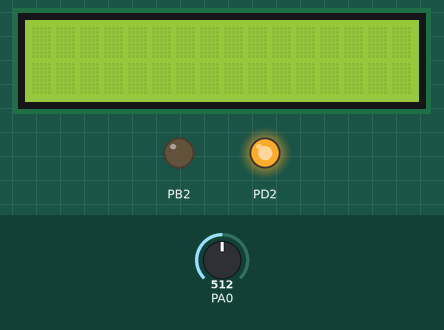
Bench run of a program on a simulated ATmega32, built with avr-gcc and emulated at 16 MHz. On the bench: 16×2 character LCD, output pins drawn as LEDs (lit = HIGH). Wiring (inferred from the names in the program): character LCD (HD44780): RS PB1; E PB3; data PA4, PA5, PA6, PA7. The test bench sets the inputs (shaded band); at power-on: PA0 = 512. Pins used as bus, display or sensor lines are not drawn.

Above: at 0.2 s.
Timing chart, 0 to 1.7 s (numbered marks = the images above):
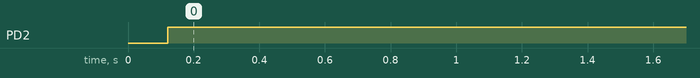

The program:

main.c
```c
/*
 * glove_for_deaf.c
 *
 * Created: 07/02/2022 01:57:18
 * Author : 123
 */
#define F_CPU 16000000UL
#include <avr/io.h>
#include  "ADC.h"
#include  "STD_Types.h"
#include   "StringHandler.h"
#include  "LCD.h"
#include  "Bitwise.h"
#include  "Dio.h"
#include "Sign_Processing.h"
#include <avr/interrupt.h>


int main(void)
{	//setting ADC interrupt

	  ADC_Init();
	  ADC_ChannelInit(0);
	  LCD_Init();
	  sei();  //enable all interrupts
	  SetBit(ADCSRA,ADIE); //enable ADC interrupt
	  SetBit(ADCSRA,ADSC);


	//setting selector pins as outputs

	Dio_PinSetDirection(B,0,PinOutput);  //Selector0
	Dio_PinSetDirection(D,6,PinOutput); //Selector1
	Dio_PinSetDirection(D,2,PinOutput); //Selector2
	Dio_PinPullupState(B,0,Active);
	Dio_PinPullupState(D,6,Active);
	Dio_PinPullupState(D,2,Active);


	Sign_ClearAll();

    while (1)
    {

    }
}


ISR(ADC_vect)
{
	    Sign_Read();
        //Sign_Values();
		Sign_Represent();
	    _delay_ms(2000);
}
```

ADC.c
```c
#include "ADC.h"
void ADC_Init(void)
{
	ADCSRA |= (1<<ADEN) ; //enable  ADC
 	SetBit(ADMUX,REFS0) ; //set Vref to Vcc
 	ClearBit(ADMUX,REFS1); //set Vref to Vcc

	ClearBit(ADCSRA,ADPS1);
    SetBit(ADCSRA,ADPS0);
	SetBit(ADCSRA,ADPS2);

	//ADCSRA |= (1<<ADPS0) | (1<<ADPS1) | (1<<ADPS2);  //conversion set to 128
}

void ADC_ChannelInit(uint8 ADC_Channel)
{

			Dio_PinSetDirection(A,ADC_Channel,PinInput);   //set input channel
			ADMUX= (ADMUX & ~0x1F) | (ADC_Channel & 0x1F) ;    //bits for setting the required channel  (clear ADMUX then setting required channel)

}
void ADC_ReadChannel(uint8 ADC_Channel , uint16* Adc_Data)
{
	ADCSRA |= (1<<ADSC) ;  //activate conversion bit
	while (GetBit(ADCSRA,ADIF) == 0);  //wait for conversion
	*Adc_Data = ADCL ;
	*Adc_Data |= (uint16) (ADCH<<8) ;   //read value from register;
}


// 	DDRA &=~ (1<<PA1) ; // 1
// 	ADCSRA |= (1<<ADEN) ; // 2
// 	ADCSRA |= (1<<ADPS0) | (1<<ADPS1) | (1<<ADPS2);
// 	SetBit(ADMUX,REFS0) ;
// 	ClearBit(ADMUX,REFS1);
// 	SetBit(ADMUX,MUX0);
// 	ADMUX &= ~ (1<<MUX1) & ~ (1<<MUX2) & ~ (1<<MUX3) & ~ (1<<MUX4);
```

ADC.h
```c
#ifndef ADC_H_
#define ADC_H_
#include <avr/io.h>
#include "STD_Types.h"
#include "Bitwise.h"
#include "Dio.h"
#define ADC0 0
#define ADC1 1
#define ADC2 2
#define ADC3 3
#define ADC4 4
#define ADC5 5
#define ADC6 6
#define ADC7 7    //ADC channels

void ADC_Init(void) ;
void ADC_ChannelInit(uint8 ADC_Channel);
void ADC_ReadChannel(uint8 ADC_Channel , uint16* Adc_Data) ;

#endif /* ADC_H_ */
```

Bitwise.h
```c
#ifndef BITWISE_H
#define BITWISE_H
#define SetBit(Byte,BitPosition) Byte|=(1<<BitPosition)
#define ClearBit(Byte,BitPosition) Byte&=~(1<<BitPosition)
#define ToggleBit(Byte,BitPosition) Byte^=(1<<BitPosition)
#define GetBit(Byte,BitPosition) (Byte>>BitPosition &0x01)
#endif
```

Sign_Processing.h
```c
/*
 * Sign.h
 *
 * Created: 08/02/2022 22:43:59
 *  Author: 123
 */


#ifndef SIGN_H_
#define SIGN_H_

void Selector_Set(uint8 Selector_Value);
void Sign_Read(void);
void Sign_Values(void);
void Sign_ClearAll(void);
void Sign_Represent(void);
#endif /* SIGN_H_ */
```

Sign_processing.c
```c
/*
 * Demultiplexer.c
 *
 * Created: 10/02/2022 23:54:12
 *  Author: 123
 */
#include "ADC.h"
#include "LCD.h"
#include "StringHandler.h"
#include "STD_Types.h"
#include "Dio.h"
#include  "Sign_Processing.h"

enum Fingers{Thumb,Index,Middle,Ring,Little};
uint8 i=0;
uint16 Thumb_Value=0;
uint16 Index_Value=0;
uint16 Middle_Value=0;
uint16 Ring_Value=0;
uint16 Little_Value=0;
uint8 Thumb_String[5];
uint8 Index_String[5];
uint8 Middle_String[5];
uint8 Ring_String[5];
uint8 Little_String[5];

//signs

uint8 String0[]={"Hello"};
uint8 String1[]={"I Love You"};
uint8 String2[]={"See You Later"};
uint8 String3[]={"No"};
uint8 String4[]={"Goodbye"};
uint8 String5[]={"This is Terrible"};
uint8 String6[]={"You"};
uint8 String7[]={"OK"};
uint8 String8[]={"I really like u"};
uint8 String9[]={"Good Job"};
uint8 String10[]={"I am Watching u"};
uint8 String11[]={"Peace"};
uint8 String12[]={"Question"};
uint8 String13[]={"Perfect"};
uint8 String14[]={"I am not sure"};


void Sign_Read()
{
	for(i=0;i<5;i++)
	{
	 switch(i)
	 {
	   case 0:
	 Selector_Set(Thumb) ;
	 U16HEX2String(Thumb_Value,Thumb_String);
	   break;

	   case 1:
     Selector_Set(Index);
     U16HEX2String(Index_Value,Index_String);
       break;

	   case 2:
     Selector_Set(Middle);
     U16HEX2String(Middle_Value,Middle_String);
       break;

	   case 3:
     Selector_Set(Ring);
     U16HEX2String(Ring_Value,Ring_String);
	   break;

	   case 4:
	 Selector_Set(Little);
	 U16HEX2String(Little_Value,Little_String);
	   break;
	 }
	}
}

void Selector_Set(uint8 Selector_Value)
{
	switch(Selector_Value)
	{

		case 0:
	Dio_PinWrite(B,0,PinLow);
	Dio_PinWrite(D,6,PinLow);
	Dio_PinWrite(D,2,PinLow);
    ADC_ReadChannel(0,&Thumb_Value);
		break;


	    case 1:
	Dio_PinWrite(B,0,PinHigh);
	Dio_PinWrite(D,6,PinLow);
	Dio_PinWrite(D,2,PinLow);
	ADC_ReadChannel(0,&Index_Value);
		break;


	    case 2:
	Dio_PinWrite(B,0,PinLow);
	Dio_PinWrite(D,6,PinHigh);
	Dio_PinWrite(D,2,PinLow);
    ADC_ReadChannel(0,&Middle_Value);
		break;


	    case 3:
	Dio_PinWrite(B,0,PinHigh);
	Dio_PinWrite(D,6,PinHigh);
	Dio_PinWrite(D,2,PinLow);
	ADC_ReadChannel(0,&Ring_Value);
	    break;


	    case 4:
	Dio_PinWrite(B,0,PinLow);
	Dio_PinWrite(D,6,PinLow);
    Dio_PinWrite(D,2,PinHigh);
    ADC_ReadChannel(0,&Little_Value);
	    break;

	   default:
       break;

	}
}

void Sign_Values(void)    //displays values of flex sensors
{
	LCD_Command(ClearDispaly);
	LCD_Postion(1,1);
	LCD_DataString(Thumb_String);
	LCD_Postion(1,6);
	LCD_DataString(Index_String);
	LCD_Postion(1,11);
	LCD_DataString(Middle_String);
	LCD_Postion(2,1);
	LCD_DataString(Ring_String);
	LCD_Postion(2,6);
	LCD_DataString(Little_String);
}

void Sign_ClearAll()
{
	Thumb_String[0]=0;
	Thumb_String[1]=0;
	Thumb_String[2]=0;
	Thumb_String[3]=0;
	Thumb_String[4]=0;

	Middle_String[0]=0;
	Middle_String[1]=0;
	Middle_String[2]=0;
	Middle_String[3]=0;
	Middle_String[4]=0;

	Index_String[0]=0;
	Index_String[1]=0;
	Index_String[2]=0;
	Index_String[3]=0;
	Index_String[4]=0;

	Ring_String[0]=0;
	Ring_String[1]=0;
	Ring_String[2]=0;
	Ring_String[3]=0;
	Ring_String[4]=0;

	Little_String[0]=0;
	Little_String[1]=0;
	Little_String[2]=0;
	Little_String[3]=0;
	Little_String[4]=0;


}

void Sign_Represent()    //displays the equivalent word for each sign detected
{
	//Hello
	if((Thumb_Value>=0x0305)&&(Thumb_Value<=0x0321)&&(Index_Value>=0x0310)&&(Index_Value<=0x0330)&&(Middle_Value>=0x0310)&&(Middle_Value<=0x0337)&&(Ring_Value>=0x030A)&&(Ring_Value<=0x032F)&&(Little_Value>=0x033D)&&(Little_Value<=0x035F))
	{
		LCD_Command(ClearDispaly);
		LCD_DataString(String0);
	}

	//I Love You
	else if((Thumb_Value>=0x0310)&&(Thumb_Value<=0x0325)&&(Index_Value>=0x030A)&&(Index_Value<=0x0328)&&(Middle_Value>=0x0380)&&(Middle_Value<=0x0395)&&(Ring_Value>=0x0355)&&(Ring_Value<=0x0375)&&(Little_Value>=0x0340)&&(Little_Value<=0x0360))
	{
		LCD_Command(ClearDispaly);
		LCD_DataString(String1);
	}

	//See You Later
   else if((Thumb_Value>=0x0316)&&(Thumb_Value<=0x032B)&&(Index_Value>=0x0310)&&(Index_Value<=0x032C)&&(Middle_Value>=0x037A)&&(Middle_Value<=0x039A)&&(Ring_Value>=0x035F)&&(Ring_Value<=0x037F)&&(Little_Value>=0x0385)&&(Little_Value<=0x03AF))
   {
	   LCD_Command(ClearDispaly);
	   LCD_DataString(String2);
   }

  //No
    else if((Thumb_Value>=0x0300)&&(Thumb_Value<=0x0315)&&(Index_Value>=0x0385)&&(Index_Value<=0x039F)&&(Middle_Value>=0x0380)&&(Middle_Value<=0x0395)&&(Ring_Value>=0x0368)&&(Ring_Value<=0x0385)&&(Little_Value>=0x0390)&&(Little_Value<=0x03A6))
    {
	    LCD_Command(ClearDispaly);
	    LCD_DataString(String3);
    }

	//Goodbye
	  else if((Thumb_Value>=0x036C)&&(Thumb_Value<=0x0380)&&(Index_Value>=0x0307)&&(Index_Value<=0x0320)&&(Middle_Value>=0x0315)&&(Middle_Value<=0x032F)&&(Ring_Value>=0x0300)&&(Ring_Value<=0x0315)&&(Little_Value>=0x032E)&&(Little_Value<=0x0340))
	  {
		  LCD_Command(ClearDispaly);
		  LCD_DataString(String4);
	  }

	   //This is Terrible
	   else if((Thumb_Value>=0x0379)&&(Thumb_Value<=0x038F)&&(Index_Value>=0x0319)&&(Index_Value<=0x032F)&&(Middle_Value>=0x037C)&&(Middle_Value<=0x0399)&&(Ring_Value>=0x0359)&&(Ring_Value<=0x0379)&&(Little_Value>=0x0340)&&(Little_Value<=0x0367))
	   {
		   LCD_Command(ClearDispaly);
		   LCD_DataString(String5);
	   }

	   //You
	   else if((Thumb_Value>=0x037F)&&(Thumb_Value<=0x039C)&&(Index_Value>=0x0319)&&(Index_Value<=0x032C)&&(Middle_Value>=0x0380)&&(Middle_Value<=0x0399)&&(Ring_Value>=0x035C)&&(Ring_Value<=0x0379)&&(Little_Value>=0x0385)&&(Little_Value<=0x03A0))
	   {
		   LCD_Command(ClearDispaly);
		   LCD_DataString(String6);
	   }

	   //OK
	   else if((Thumb_Value>=0x036A)&&(Thumb_Value<=0x0395)&&(Index_Value>=0x038D)&&(Index_Value<=0x03A9)&&(Middle_Value>=0x037A)&&(Middle_Value<=0x0395)&&(Ring_Value>=0x0370)&&(Ring_Value<=0x0385)&&(Little_Value>=0x038F)&&(Little_Value<=0x03AF))
	   {
		   LCD_Command(ClearDispaly);
		   LCD_DataString(String7);
	   }

	   //really like u
	   else if((Thumb_Value>=0x030A)&&(Thumb_Value<=0x0325)&&(Index_Value>=0x0300)&&(Index_Value<=0x031F)&&(Middle_Value>=0x032D)&&(Middle_Value<=0x0345)&&(Ring_Value>=0x0350)&&(Ring_Value<=0x036A)&&(Little_Value>=0x0340)&&(Little_Value<=0x0360))
	   {
		   LCD_Command(ClearDispaly);
		   LCD_DataString(String8);
	   }

	  //Good Job
	  else if((Thumb_Value>=0x0315)&&(Thumb_Value<=0x0330)&&(Index_Value>=0x0390)&&(Index_Value<=0x03A7)&&(Middle_Value>=0x037C)&&(Middle_Value<=0x039B)&&(Ring_Value>=0x0368)&&(Ring_Value<=0x037F)&&(Little_Value>=0x0395)&&(Little_Value<=0x03AF))
	  {
		  LCD_Command(ClearDispaly);
		  LCD_DataString(String9);
	  }

	  //I am watching u
	  else if((Thumb_Value>=0x0395)&&(Thumb_Value<=0x03AF)&&(Index_Value>=0x0385)&&(Index_Value<=0x039E)&&(Middle_Value>=0x037F)&&(Middle_Value<=0x0390)&&(Ring_Value>=0x0367)&&(Ring_Value<=0x037C)&&(Little_Value>=0x0387)&&(Little_Value<=0x03A1))
	  {
		  LCD_Command(ClearDispaly);
		  LCD_DataString(String10);
	  }

	  //Peace
	  else if((Thumb_Value>=0x0370)&&(Thumb_Value<=0x038C)&&(Index_Value>=0x0310)&&(Index_Value<=0x032B)&&(Middle_Value>=0x0310)&&(Middle_Value<=0x032C)&&(Ring_Value>=0x0350)&&(Ring_Value<=0x0370)&&(Little_Value>=0x037D)&&(Little_Value<=0x0390))
	  {
		  LCD_Command(ClearDispaly);
		  LCD_DataString(String11);
	  }

	  //Question
	  else if((Thumb_Value>=0x0388)&&(Thumb_Value<=0x03A0)&&(Index_Value>=0x0365)&&(Index_Value<=0x0380)&&(Middle_Value>=0x0380)&&(Middle_Value<=0x039E)&&(Ring_Value>=0x0360)&&(Ring_Value<=0x0381)&&(Little_Value>=0x0395)&&(Little_Value<=0x03A8))
	  {
		  LCD_Command(ClearDispaly);
		  LCD_DataString(String12);
	  }

	  //Perfect
	  else if((Thumb_Value>=0x035C)&&(Thumb_Value<=0x0370)&&(Index_Value>=0x0380)&&(Index_Value<=0x03A9)&&(Middle_Value>=0x0305)&&(Middle_Value<=0x0329)&&(Ring_Value>=0x0316)&&(Ring_Value<=0x0325)&&(Little_Value>=0x0340)&&(Little_Value<=0x0360))
	  {
		  LCD_Command(ClearDispaly);
		  LCD_DataString(String13);
	  }

	  //I am not sure
	  else if((Thumb_Value>=0x0305)&&(Thumb_Value<=0x032C)&&(Index_Value>=0x037E)&&(Index_Value<=0x0390)&&(Middle_Value>=0x0375)&&(Middle_Value<=0x038F)&&(Ring_Value>=0x0355)&&(Ring_Value<=0x0370)&&(Little_Value>=0x0340)&&(Little_Value<=0x035C))
	  {
		  LCD_Command(ClearDispaly);
		  LCD_DataString(String14);
	  }

	  else
	  {
		 LCD_Command(ClearDispaly);

	  }

}
```

StringHandler.c
```c
#include "StringHandler.h"

ReturnValueType U8HEX2String (uint8 HEX,uint8 string[3])
{

	string[2] = 0 ;
	if ((HEX & 0x0F) > 9)
	{
		string[1] =(HEX & 0x0F) - 0x0A + 'A' ;
	}
	else
	{
		string[1] =(HEX & 0x0F) + '0' ;
	}
	if ((HEX >> 4) > 9)
	{
		string[0] =(HEX>>4 & 0x0F) - 0x0A + 'A' ;
	}
	else
	{
		string[0] =(HEX>>4 & 0x0F) + 0x30 ;
	}

	return OK;


}

ReturnValueType U8Decimal2String (uint8 Decimal,uint8* string)
{
	string[3]= 0 ; // NULL
	string[0]= Decimal/ 100 + '0' ;
	string [1] = (Decimal%100)/10  + '0' ;
	string [2] = (Decimal%100)%10 + '0' ;

	return OK;
}

ReturnValueType U16HEX2String (uint16 HEX,uint8 string[5])
{
	string[4]= 0;
	uint8 i = 0 ;
	for (i=0 ; i <= 3 ; i++ )
	{
		if ((( HEX >> (i*4) ) & 0x000F) > 9)
		{
			string[3-i] = (( HEX >> (i*4) ) & 0x000F) - 0x0A + 'A' ;
		}
		else
		{
			string[3-i] =(( HEX >> (i*4) ) & 0x000F) + '0' ;
		}
	}
	return OK;
}
ReturnValueType U16Decimal2String (uint16 Decimal,uint8 string[6])
{
	string[5]= 0 ;
	uint8 i = 0 ;
	for (i=0 ; i<=4 ; i++)
	{
		string[i] = 0 ;
		string[i] = Decimal/(PowFunction(10,4-i))+'0';
		Decimal   = Decimal%(PowFunction(10,4-i));
	}
	return OK;
}

uint16 PowFunction(uint16 x , uint16 y)
{
	uint8 i = 0;
	uint16 result = 1 ;
	for (i=0;i<y;i++)
	{
		result = result * x ;
	}
	return result;
}
```

StringHandler.h
```c
/*
 * StringHandler.h
 *
 * Created: 10/21/2021 11:29:30 AM
 *  Author: Mohamed Magdi
 */


#ifndef STRINGHANDLER_H_
#define STRINGHANDLER_H_
#include "STD_Types.h"

ReturnValueType U8HEX2String (uint8 HEX,uint8 string[3]);
ReturnValueType U8Decimal2String (uint8 Decimal,uint8 string[4]);

ReturnValueType U16HEX2String (uint16 HEX,uint8 string[5]); //string kan 8 w 5aleto 16
ReturnValueType U16Decimal2String (uint16 Decimal,uint8 string[4]);

uint16 PowFunction(uint16 x , uint16 y);
#endif /* STRINGHANDLER_H_ */
```

LCD.c
```c
#include "LCD.h"
void LCD_Init(void)
{
	Dio_GroupSetDirection(LCDC_Port,LCDC_Mask,LCDC_Mask);
	Dio_GroupSetDirection(LCDD_Port,LCD_Mask,LCD_Mask);
	LCD_Command(LCD_4BitMode1);
	LCD_Command(LCD_4BitMode2);
	LCD_Command(LCD_2Lines5X8_4BitMode);
	LCD_Command(DisplayOnCursorOff);
	LCD_Command(ShiftCursorRight);
	LCD_Command(ClearDispaly);
	}
void LCD_Command(uint8 command)
{
	Dio_PinWrite(LCDC_Port,LCD_RS,PinLow);
	uint8 SendValue = (command & LCD_Mask) | (LCDD_PORTREG & ~LCD_Mask);
	Dio_PortWrite(LCDD_Port,SendValue) ;
	LCD_Enable();
	SendValue = (command<<LCD_Align ) |  (LCDD_PORTREG & ~LCD_Mask);
	Dio_PortWrite(LCDD_Port,SendValue) ;
	LCD_Enable();
}
void LCD_Data(uint8 Data)
{
	Dio_PinWrite(LCDC_Port,LCD_RS,PinHigh);
	uint8 SendValue = (Data & LCD_Mask) | (LCDD_PORTREG & ~LCD_Mask);
	Dio_PortWrite(LCDD_Port,SendValue) ;
	LCD_Enable();
	SendValue = (Data<<LCD_Align ) |  (LCDD_PORTREG & ~LCD_Mask);
	Dio_PortWrite(LCDD_Port,SendValue) ;
	LCD_Enable();
}
void LCD_Enable(void)
{
	Dio_PinWrite(LCDC_Port,LCD_E,PinHigh);
	_delay_ms(10);
	Dio_PinWrite(LCDC_Port,LCD_E,PinLow);
}
void LCD_DataString(uint8* DataString)
{
	while (*DataString)
	{
		LCD_Data(*DataString++);
	}
}
void LCD_Postion(uint8 Row , uint8 Column )
{
	// Row 1 starts from 0x80 through 0x8f
	// Row 2 starts from 0xC0 through 0xCf

	uint8 Position = 0;

	switch (Row)
	{
		case 0x01:
		Position = 0x80+ Column-1 ;
		break;
		case 0x02:
		Position = 0xC0+ Column-1 ;
		break;
		default:
		Position = 0x80 ;
		break;
	}
	LCD_Command(Position);

}
```

LCD.h
```c
#ifndef LCD_H_
#define LCD_H_
#define F_CPU 16000000UL
#include "Dio.h"
#include <avr/io.h>
#include <util/delay.h>
#define LCDC_Port B
#define LCD_RS 1
#define LCD_RW 2
#define LCD_E 3   //Rs B1  RW B2  En B3
#define LCDC_Mask 0x0E

#define LCDD_Port A
#define LCDD_PORTREG PORTA
#define LCD_Mask 0xF0
#define LCD_Align 4

#define LCD_4BitMode1 0x33
#define LCD_4BitMode2 0x32
#define LCD_2Lines5X8_4BitMode 0x28
#define DisplayOnCursorOff 0x0C
#define ShiftCursorRight 0x06
#define ClearDispaly 0x01

void LCD_Init(void);
void LCD_Command(uint8 command);
void LCD_Data(uint8 Data);
void LCD_Enable(void);
void LCD_DataString(uint8* DataString);
void LCD_Postion(uint8 Row , uint8 Column );
#endif /* LCD_H_ */
```

Dio.h
```c
/*
 * Dio.h
 *
 * Created: 10/15/2021 7:49:32 PM
 *  Author: Mohamed Magdi
 */


#ifndef DIO_H_
#define DIO_H_

#include "STD_Types.h"
#include "Bitwise.h"

typedef enum{A,B,C,D}PortType;
typedef enum{PinInput,PinOutput}PinDirectionType;
typedef enum{PinLow,PinHigh}PinStateType;
typedef enum{Deactive,Active}PullupStateType;

/*******************************************************************************************/
ReturnValueType Dio_PortSetDirection (PortType port,uint8 DirectionValue);
ReturnValueType Dio_PinSetDirection (PortType port , uint8 PinNumber,PinDirectionType PinDirection);
ReturnValueType Dio_GroupSetDirection(PortType port,uint8 GroupMask, uint8 GroupDirection);
ReturnValueType Dio_PortFlipDirection(PortType port);
ReturnValueType Dio_PinFlipDirection(PortType port,uint8 PinNumber);
ReturnValueType Dio_GroupFlipDirection(PortType port,uint8 GroupMask);
/*******************************************************************************************/
ReturnValueType Dio_PortWrite(PortType port,uint8 WriteValue);
ReturnValueType Dio_PinWrite(PortType port,uint8 PinNumber ,PinStateType PinState );
ReturnValueType Dio_GroupWrite(PortType port , uint8 GroupMask, uint8 WriteValue );
ReturnValueType Dio_PortFlip(PortType port);
ReturnValueType Dio_PinFlip(PortType port,uint8 PinNumber);
ReturnValueType Dio_GroupFlip(PortType port , uint8 GroupMask);
/*******************************************************************************************/
ReturnValueType Dio_PortRead(PortType port, uint8 * ReadValuePtr);
ReturnValueType Dio_PinRead (PortType port , uint8 PinNumber,PinStateType* PinState);
ReturnValueType Dio_GroupRead(PortType port , uint8 GroupMask ,uint8 * ReadValuePtr);
/*******************************************************************************************/
ReturnValueType Dio_PortPullupState (PortType port ,uint8 PullupState );
ReturnValueType Dio_PinPullupState (PortType port ,uint8 PinNumber ,PullupStateType PullupState);
ReturnValueType Dio_GroupPullupState (PortType port , uint8 GroupMask, uint8 PullupState);
ReturnValueType Dio_PortPullupStateFlip(PortType port );
ReturnValueType Dio_PinPullupStateFlip(PortType port,uint8 PinNumber );
ReturnValueType Dio_GroupPullupStateFlip (PortType port , uint8 GroupMask);
/*******************************************************************************************/
#endif /* DIO_H_ */
```

STD_Types.h
```c
#ifndef STD_TYPES_H
#define STD_TYPES_H
typedef enum{NOK,OK}ReturnValueType;
typedef unsigned char uint8;
typedef unsigned int uint16;
typedef unsigned long uint32;
typedef unsigned long long uint64;
typedef signed char sint8;
typedef signed int sint16;
typedef signed long sint32;
typedef signed long long sint64;

#endif
```

Source omitted: Dio.c (11223 bytes)

Measured:
- by itself, PD2: LOW → HIGH at 0.12 s
